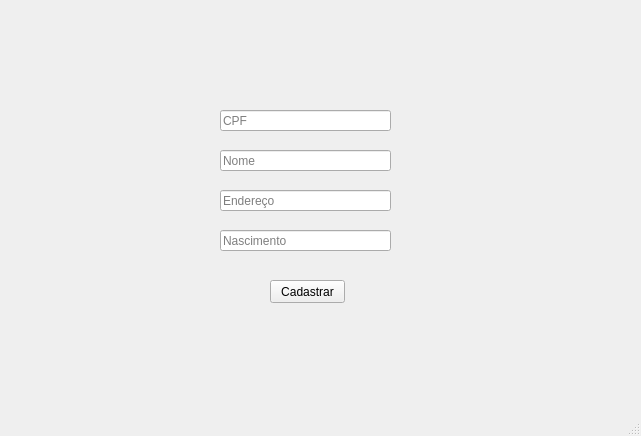
<?xml version="1.0" encoding="UTF-8"?>
<ui version="4.0">
 <class>Besteira</class>
 <widget class="QMainWindow" name="Besteira">
  <property name="geometry">
   <rect>
    <x>0</x>
    <y>0</y>
    <width>641</width>
    <height>436</height>
   </rect>
  </property>
  <property name="windowTitle">
   <string>MainWindow</string>
  </property>
  <widget class="QWidget" name="centralwidget">
   <widget class="QPushButton" name="button_cadastrar">
    <property name="geometry">
     <rect>
      <x>270</x>
      <y>280</y>
      <width>75</width>
      <height>23</height>
     </rect>
    </property>
    <property name="text">
     <string>Cadastrar</string>
    </property>
    <property name="icon">
     <iconset theme="aa"/>
    </property>
   </widget>
   <widget class="QLineEdit" name="edit_cpf">
    <property name="geometry">
     <rect>
      <x>220</x>
      <y>110</y>
      <width>171</width>
      <height>21</height>
     </rect>
    </property>
    <property name="accessibleDescription">
     <string/>
    </property>
    <property name="inputMask">
     <string/>
    </property>
    <property name="text">
     <string/>
    </property>
    <property name="placeholderText">
     <string>CPF</string>
    </property>
    <property name="clearButtonEnabled">
     <bool>true</bool>
    </property>
   </widget>
   <widget class="QLineEdit" name="edit_nome">
    <property name="geometry">
     <rect>
      <x>220</x>
      <y>150</y>
      <width>171</width>
      <height>21</height>
     </rect>
    </property>
    <property name="accessibleDescription">
     <string/>
    </property>
    <property name="inputMask">
     <string/>
    </property>
    <property name="text">
     <string/>
    </property>
    <property name="placeholderText">
     <string>Nome</string>
    </property>
    <property name="clearButtonEnabled">
     <bool>true</bool>
    </property>
   </widget>
   <widget class="QLineEdit" name="edit_endereco">
    <property name="geometry">
     <rect>
      <x>220</x>
      <y>190</y>
      <width>171</width>
      <height>21</height>
     </rect>
    </property>
    <property name="accessibleDescription">
     <string/>
    </property>
    <property name="inputMask">
     <string/>
    </property>
    <property name="text">
     <string/>
    </property>
    <property name="placeholderText">
     <string>Endereço</string>
    </property>
    <property name="clearButtonEnabled">
     <bool>true</bool>
    </property>
   </widget>
   <widget class="QLineEdit" name="edit_nascimento">
    <property name="geometry">
     <rect>
      <x>220</x>
      <y>230</y>
      <width>171</width>
      <height>21</height>
     </rect>
    </property>
    <property name="accessibleDescription">
     <string/>
    </property>
    <property name="inputMask">
     <string/>
    </property>
    <property name="text">
     <string/>
    </property>
    <property name="placeholderText">
     <string>Nascimento</string>
    </property>
    <property name="clearButtonEnabled">
     <bool>true</bool>
    </property>
   </widget>
  </widget>
  <widget class="QStatusBar" name="statusbar"/>
 </widget>
 <resources/>
 <connections/>
</ui>
